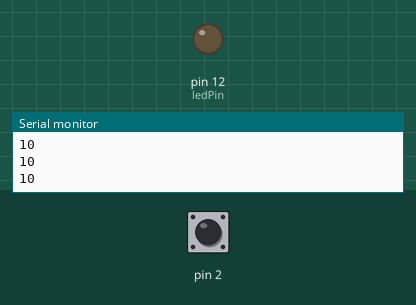
Recording of a sketch running on a simulated Arduino Uno, built with avr-gcc and run on an emulated ATmega328P. Parts: output pins drawn as LEDs (lit = HIGH), the last lines printed to the serial monitor. Inputs (shaded band) come from the test bench; at power-on: pin 2 HIGH.

Above: at 1.2 s.
1.3 s: pin 2 pulled LOW for 0.15 s
At 1.38 s:
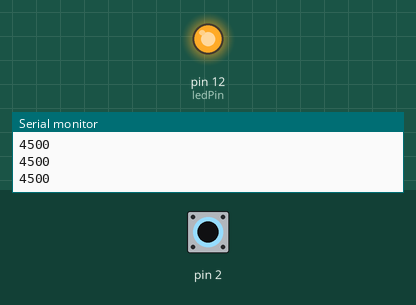
2.9 s: pin 2 pulled LOW for 3.2 s
At 6.9 s:
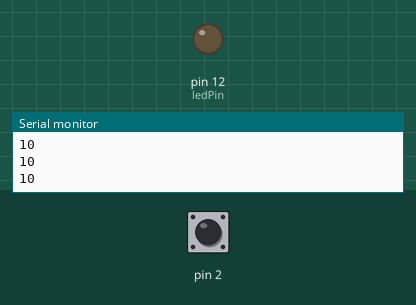
Timing chart, 0 to 8.4 s (numbered marks = the images above; inputs shaded):
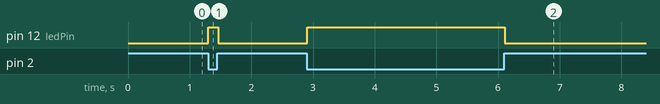

Measured:
- after the input at 1.3 s, pin 12 (ledPin): LOW → HIGH at once, → LOW 0.16 s later
- after the input at 2.9 s, pin 12 (ledPin): LOW → HIGH at once, → LOW 3.2 s later

The sketch:

Touchy-Feely_Lamp.ino
```cpp
#include <CapacitiveSensor.h>
CapacitiveSensor capSense =
              CapacitiveSensor(4, 2);

int threshold = 500;
const int ledPin = 12;


void setup() {
  Serial.begin(9600);
  pinMode(ledPin, OUTPUT);

}

void loop() {
  long sensorValue = capSense.capacitiveSensor(30);
  Serial.println(sensorValue);

if(sensorValue > threshold){
  digitalWrite(ledPin, HIGH);
}
else{
  digitalWrite(ledPin, LOW);
}
delay(10);
}
```
